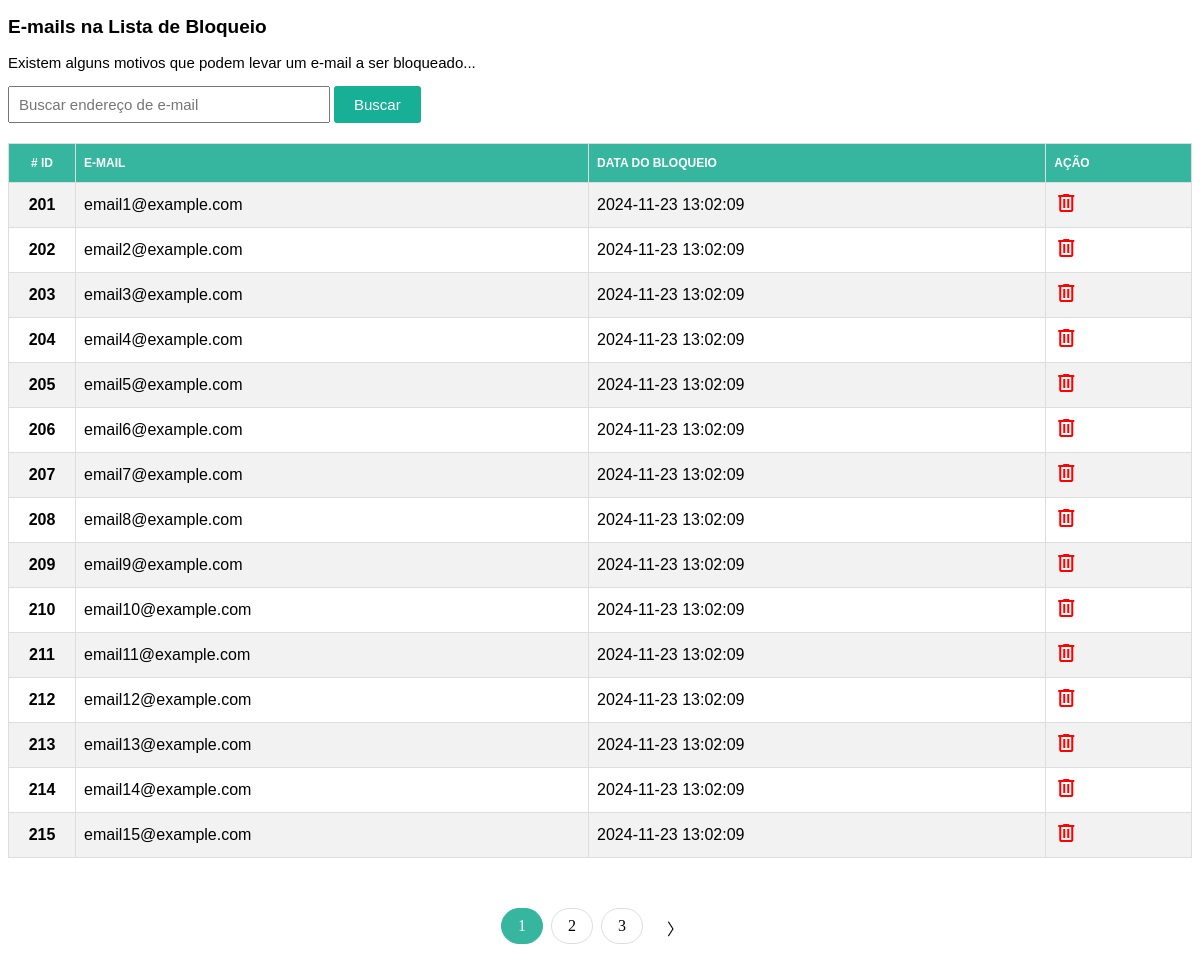
The page / on the database its author committed.
### tables this page shows
CREATE TABLE `blacklist_emails` (
  `id` int(11) NOT NULL,
  `email` varchar(255) NOT NULL,
  `data_criacao` timestamp NOT NULL DEFAULT current_timestamp()
);

### index.php (the view, shortened to what this page needs)
<!DOCTYPE html>
<html lang="pt-BR">
<head>
    <link rel="stylesheet" href="css/style.css">
</head>
<body>
<section class="emailSearchForm">
    <h1>E-mails na Lista de Bloqueio</h1>
    <p>Existem alguns motivos que podem levar um e-mail a ser bloqueado...</p>
    <form action="" method="GET" class="emailSearchForm">
        <input type="email" name="searchEmail" placeholder="Buscar endereço de e-mail" required>
        <button type="submit" class="button">Buscar</button>
    </form>
</section>
<section class="searchResults">
    <table id="resultTable">
        <tr>
            <th># ID</th>
            <th>E-mail</th>
            <th>Data do Bloqueio</th>
            <th>Ação</th>
        </tr>
        <?php
        include 'connection.php';
        $page = isset($_GET['page']) ? intval($_GET['page']) : 1;
        $limit = 15;
        $offset = ($page - 1) * $limit;
        $searchEmail = isset($_GET['searchEmail']) ? $db_connection->real_escape_string($_GET['searchEmail']) : '';
        $whereClause = !empty($searchEmail) ? "WHERE email LIKE '%$searchEmail%'" : '';
        $sql = "SELECT id, email, data_criacao FROM blacklist_emails $whereClause LIMIT $limit OFFSET $offset";
        $result = $db_connection->query($sql);
        if ($result->num_rows > 0) {
            while ($row = $result->fetch_assoc()) {
                echo "<tr>
                        <td>{$row['id']}</td>
                        <td>{$row['email']}</td>
                        <td>{$row['data_criacao']}</td>
                        <td><span class='material-symbols-outlined' onclick='deleteEmail({$row['id']})'>delete</span></td>
                      </tr>";
            }
        } else {
            echo "<tr><td colspan='4'>Nenhum registro encontrado</td></tr>";
        }
        $sql_count = "SELECT COUNT(*) as total FROM blacklist_emails $whereClause";
        $result_count = $db_connection->query($sql_count);
        $total_records = $result_count->fetch_assoc()['total'];
        $total_pages = ceil($total_records / $limit);
        ?>
    </table>
</section>
<footer>
    <div class="pagination">
        <?php
        $start_page = max(1, $page - 2);
        $end_page = min($total_pages, $page + 2);
        for ($i = $start_page; $i <= $end_page; $i++) {
            $activeClass = $page == $i ? 'active' : '';
            echo "<a href='?page=$i&searchEmail=$searchEmail' class='$activeClass'>$i</a>";
        }
        if ($page < $total_pages) {
            echo "<a href='?page=" . ($page + 1) . "&searchEmail=$searchEmail'>〉</a>";
        }
        ?>
    </div>
</footer>
</body>
</html>

### css/style.css (style rules this page uses)
section.emailSearchForm h1 { font-size: 19px; font-family: sans-serif; }
.emailSearchForm p { font-size: 15px; font-family: sans-serif; }
.emailSearchForm form input { padding: 8px 9px; width: 300px; font-size: 15px; outline: none; }
.emailSearchForm button { padding: 10px 20px; font-size: 15px; outline: none; cursor: pointer; background: #17af95; color: #fff; border: none; border-radius: 3px; }
section.searchResults { margin-top: 20px; }
#resultTable { font-family: Arial, Helvetica, sans-serif; border-collapse: collapse; width: 100%; }
#resultTable td, #resultTable th { border: 1px solid #ddd; padding: 8px; }
#resultTable th { text-transform: uppercase; }
#resultTable td:first-child, #resultTable th:first-child { width: 50px; text-align: center; font-weight: 700; }
#resultTable tr:nth-child(even) { background-color: #f2f2f2; }
#resultTable th { padding-top: 12px; font-size: 12px; font-family: sans-serif; font-weight: 800; padding-bottom: 12px; text-align: left; background-color: #36b59f; color: white; }
.material-symbols-outlined { color: red; cursor: pointer; }
footer { margin-top: 50px; margin-bottom: 50px; display: flex; justify-content: center; }
.pagination { display: inline-block; }
.pagination a { color: black; float: left; padding: 8px 16px; text-decoration: none; transition: background-color .3s; border: 1px solid #ddd; margin: 0 4px; border-radius: 20px; }
.pagination a:first-child, .pagination a:last-child { border: none; }
.pagination a.active { background-color: #36b59f; color: white; border: 1px solid #36b59f; }

### rows shown on the page
blacklist_emails: id "201", email "email1@example.com", data_criacao "2024-11-23 13:02:09"
blacklist_emails: id "202", email "email2@example.com", data_criacao "2024-11-23 13:02:09"
blacklist_emails: id "203", email "email3@example.com", data_criacao "2024-11-23 13:02:09"
blacklist_emails: id "204", email "email4@example.com", data_criacao "2024-11-23 13:02:09"
blacklist_emails: id "205", email "email5@example.com", data_criacao "2024-11-23 13:02:09"
blacklist_emails: id "206", email "email6@example.com", data_criacao "2024-11-23 13:02:09"
blacklist_emails: id "207", email "email7@example.com", data_criacao "2024-11-23 13:02:09"
blacklist_emails: id "208", email "email8@example.com", data_criacao "2024-11-23 13:02:09"
blacklist_emails: id "209", email "email9@example.com", data_criacao "2024-11-23 13:02:09"
blacklist_emails: id "210", email "email10@example.com", data_criacao "2024-11-23 13:02:09"
blacklist_emails: id "211", email "email11@example.com", data_criacao "2024-11-23 13:02:09"
blacklist_emails: id "212", email "email12@example.com", data_criacao "2024-11-23 13:02:09"
blacklist_emails: id "213", email "email13@example.com", data_criacao "2024-11-23 13:02:09"
blacklist_emails: id "214", email "email14@example.com", data_criacao "2024-11-23 13:02:09"
blacklist_emails: id "215", email "email15@example.com", data_criacao "2024-11-23 13:02:09"
